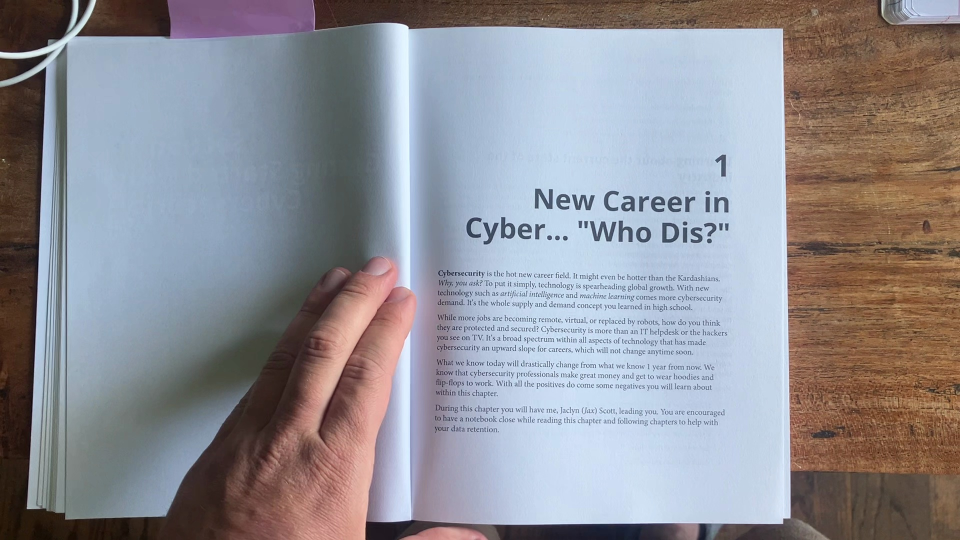
#> input picture testing/test_frame_1.jpg, 1920 x 1080 px (shown at 1/2 size)
$ python -i easyOCR_test.py   (imports and definitions only)
#> lines starting #> are read from the running program, lines starting #| are printed output that depends on the picture; after the words box and inside, x2 and y2 are one past the last pixel; in counts of white or black regions, pixels touching at a corner belong together
#> further down, picture is the input picture: shape (1080, 1920, 3); mean B, G, R 148.5, 142.3, 143.5
import os
import cv2
import numpy as np
import easyocr


# [8 lines left out: function enlarge_image, not called in this run]


def flatten_image(frame):
    # Convert the image to grayscale
    gray = cv2.cvtColor(frame, cv2.COLOR_BGR2GRAY)
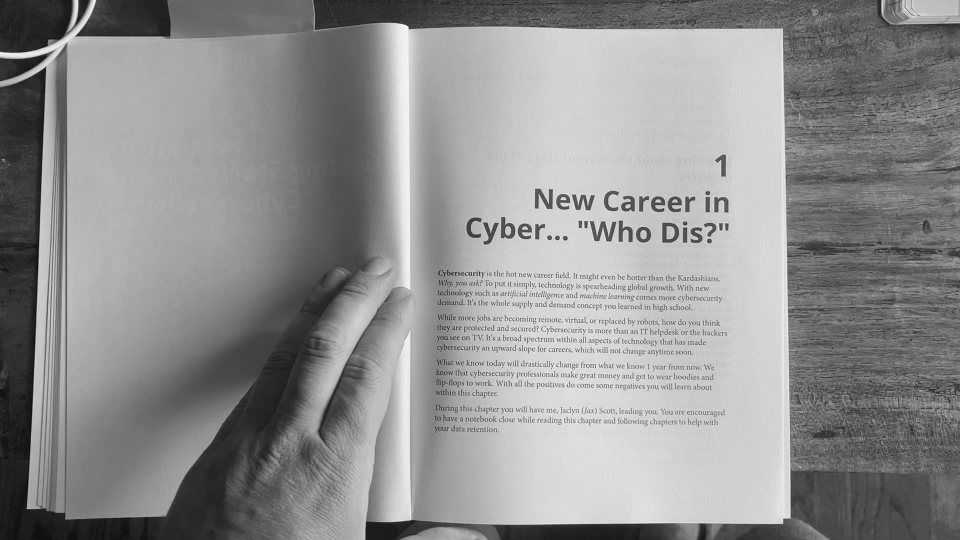
#> gray: shape (1080, 1920) (shown at 1/2 size); min 2, max 254, mean 143.4
    # Apply GaussianBlur to reduce noise and improve edge detection
    blurred = cv2.GaussianBlur(gray, (5, 5), 0)

    # Adaptive Thresholding for better edge detection
    thresh = cv2.adaptiveThreshold(blurred, 255, cv2.ADAPTIVE_THRESH_MEAN_C, cv2.THRESH_BINARY, 11, 2)
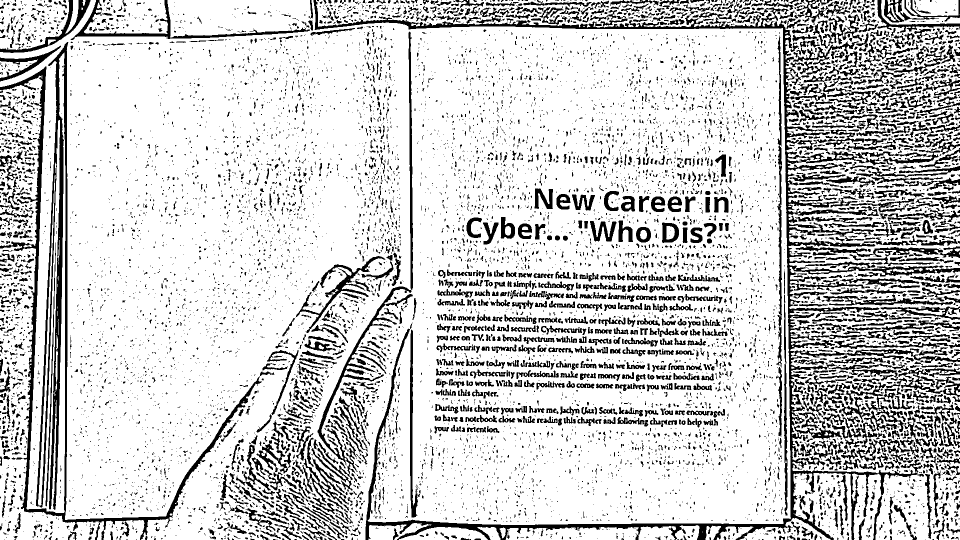
#> thresh: shape (1080, 1920) (shown at 1/2 size); 80.8% white; 10354 black regions (8252 under 20 px), largest, box (x1, y1, x2, y2) and area: (627, 0, 1920, 1080) 52595, (0, 84, 524, 1080) 31447, (623, 63, 826, 981) 8256
    edged = cv2.Canny(thresh, 50, 150)
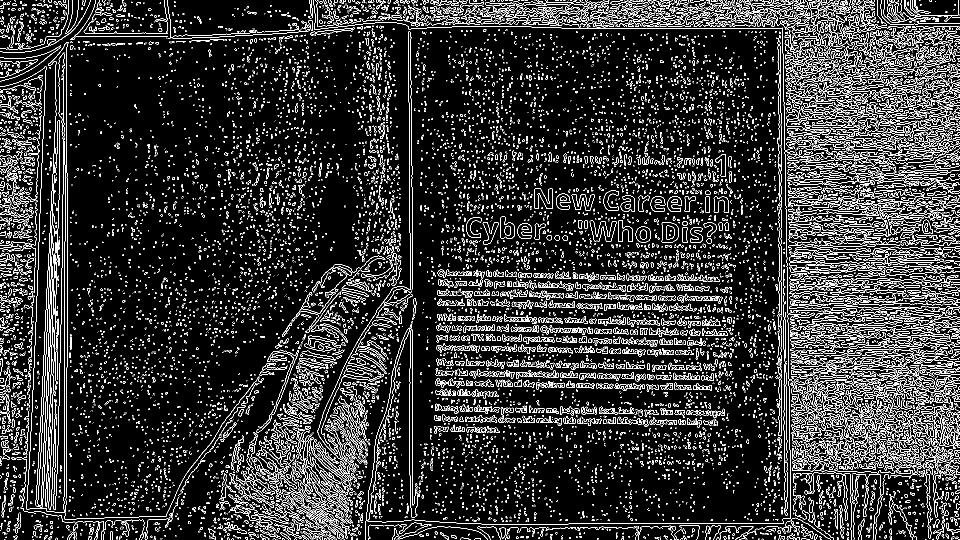
#> edged: shape (1080, 1920) (shown at 1/2 size); 11.9% white in thin lines or dots

    # Morphological operations to improve edge continuity
    kernel = np.ones((5, 5), np.uint8)
    edged = cv2.morphologyEx(edged, cv2.MORPH_CLOSE, kernel)
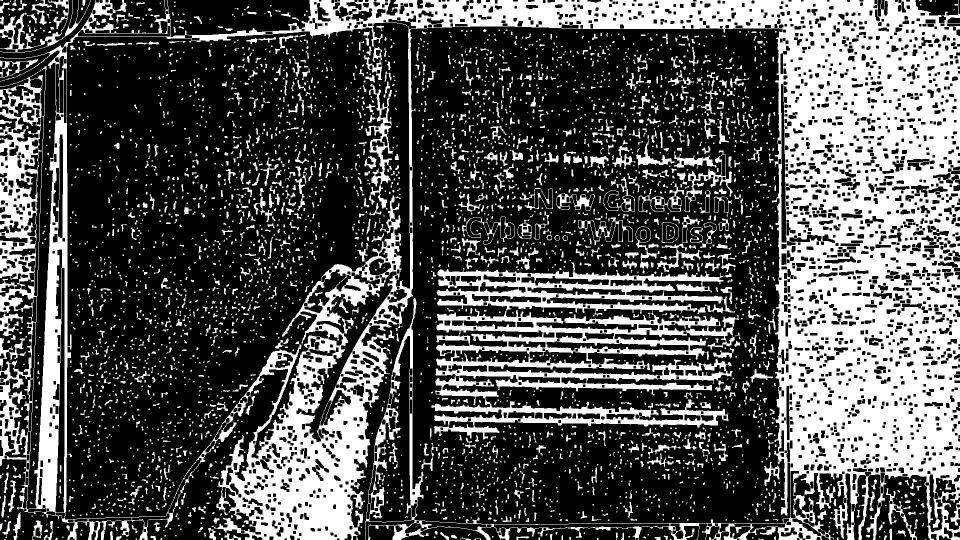
#> edged: shape (1080, 1920) (shown at 1/2 size); 32.8% white; 3715 white regions (2485 under 20 px)

    # Find contours in the edged image
    contours, _ = cv2.findContours(edged, cv2.RETR_EXTERNAL, cv2.CHAIN_APPROX_SIMPLE)
#> contours = 2060 contours, 1584 with area under 20; largest, box (x1, y1, x2, y2) and area: (0, 0, 1920, 1080) 1153235, (863, 525, 1478, 879) 109597, (0, 0, 181, 106) 3362, (1369, 301, 1465, 424) 2300, (924, 433, 1030, 489) 2288
    # Sort contours by area and keep the largest ones
    contours = sorted(contours, key=cv2.contourArea, reverse=True)[:5]
#> contours = 5 contours; box (x1, y1, x2, y2) and area: (0, 0, 1920, 1080) 1153235, (863, 525, 1478, 879) 109597, (0, 0, 181, 106) 3362, (1369, 301, 1465, 424) 2300, (924, 433, 1030, 489) 2288
    points_original = None

    def is_rectangular(contour):
        # Check for convexity and potentially other shape properties
        return cv2.isContourConvex(contour) and len(cv2.approxPolyDP(contour, 0.02 * cv2.arcLength(contour, True), True)) == 4

    # Loop over the contours to find the one with four corners and largest area
    for contour in contours:
        if cv2.contourArea(contour) > 1000 and is_rectangular(contour):  # Area threshold to filter out small contours
            peri = cv2.arcLength(contour, True)
            approx = cv2.approxPolyDP(contour, 0.02 * peri, True)
            if len(approx) == 4:
                points_original = approx
                break
#> this loop made 5 passes

    # If we didn't find a contour with four points, return the original frame
    if points_original is None or len(points_original) != 4:
        print('WARNING: edge detection has issues')
        return frame
    print('Detected 4 different edges!!!')

    # Rearrange points_original to match the order: top-left, top-right, bottom-right, bottom-left
    points_original = np.array(sorted(np.concatenate(points_original).tolist()), dtype="float32")
    s = points_original.sum(axis=1)
    diff = np.diff(points_original, axis=1)

    rect = np.zeros((4, 2), dtype="float32")
    rect[0] = points_original[np.argmin(s)]  # top-left
    rect[2] = points_original[np.argmax(s)]  # bottom-right
    rect[1] = points_original[np.argmin(diff)]  # top-right
    rect[3] = points_original[np.argmax(diff)]  # bottom-left

    # Points in the output image
    (tl, tr, br, bl) = rect
    widthA = np.linalg.norm(br - bl)
    widthB = np.linalg.norm(tr - tl)
    heightA = np.linalg.norm(tr - br)
    heightB = np.linalg.norm(tl - bl)

    maxWidth = max(int(widthA), int(widthB))
    maxHeight = max(int(heightA), int(heightB))
    points_transformed = np.array([[0, 0], [maxWidth - 1, 0], [maxWidth - 1, maxHeight - 1], [0, maxHeight - 1]], dtype="float32")

    # Get the transformation matrix
    matrix = cv2.getPerspectiveTransform(rect, points_transformed)
    # Apply perspective transformation
    flattened_image = cv2.warpPerspective(frame, matrix, (maxWidth, maxHeight))

    cv2.imshow('Flattened Image', flattened_image)
    key = cv2.waitKey(5000)
    if key != -1:
        cv2.waitKey(0)
    cv2.destroyAllWindows()

    return flattened_image


# [35 lines left out: function easyOCR_main, not called in this run]

>>> import cv2
>>> picture = cv2.imread('test_frame_1.jpg')
>>> result = flatten_image(picture)
